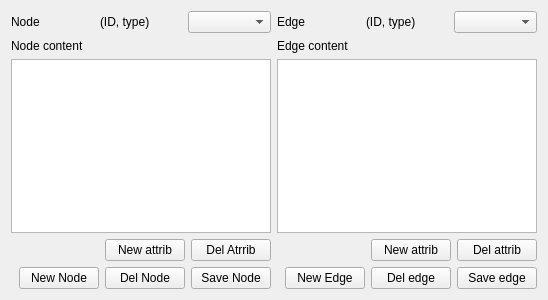
<?xml version="1.0" encoding="UTF-8"?>
<ui version="4.0">
 <class>AttributeBrowserWidget</class>
 <widget class="QWidget" name="AttributeBrowserWidget">
  <property name="geometry">
   <rect>
    <x>0</x>
    <y>0</y>
    <width>548</width>
    <height>300</height>
   </rect>
  </property>
  <property name="windowTitle">
   <string>Form</string>
  </property>
  <layout class="QHBoxLayout" name="horizontalLayout_5">
   <item>
    <layout class="QVBoxLayout" name="verticalLayout">
     <item>
      <layout class="QHBoxLayout" name="horizontalLayout">
       <item>
        <widget class="QLabel" name="label">
         <property name="text">
          <string>Node</string>
         </property>
        </widget>
       </item>
       <item>
        <widget class="QLabel" name="node_id_label">
         <property name="text">
          <string>(ID, type)</string>
         </property>
        </widget>
       </item>
       <item>
        <widget class="QComboBox" name="node_cb"/>
       </item>
      </layout>
     </item>
     <item>
      <widget class="QLabel" name="label_2">
       <property name="text">
        <string>Node content</string>
       </property>
      </widget>
     </item>
     <item>
      <widget class="QTableWidget" name="node_attrib_tw"/>
     </item>
     <item>
      <layout class="QHBoxLayout" name="horizontalLayout_6">
       <item>
        <spacer name="horizontalSpacer_3">
         <property name="orientation">
          <enum>Qt::Horizontal</enum>
         </property>
         <property name="sizeHint" stdset="0">
          <size>
           <width>40</width>
           <height>20</height>
          </size>
         </property>
        </spacer>
       </item>
       <item>
        <widget class="QPushButton" name="new_node_attrib_pb">
         <property name="text">
          <string>New attrib</string>
         </property>
        </widget>
       </item>
       <item>
        <widget class="QPushButton" name="del_node_attrib_pb">
         <property name="text">
          <string>Del Atrrib</string>
         </property>
        </widget>
       </item>
      </layout>
     </item>
     <item>
      <layout class="QHBoxLayout" name="horizontalLayout_3">
       <item>
        <spacer name="horizontalSpacer">
         <property name="orientation">
          <enum>Qt::Horizontal</enum>
         </property>
         <property name="sizeHint" stdset="0">
          <size>
           <width>40</width>
           <height>20</height>
          </size>
         </property>
        </spacer>
       </item>
       <item>
        <widget class="QPushButton" name="new_node_pb">
         <property name="text">
          <string>New Node</string>
         </property>
        </widget>
       </item>
       <item>
        <widget class="QPushButton" name="del_node_pb">
         <property name="text">
          <string>Del Node</string>
         </property>
        </widget>
       </item>
       <item>
        <widget class="QPushButton" name="save_node_pb">
         <property name="text">
          <string>Save Node</string>
         </property>
        </widget>
       </item>
      </layout>
     </item>
    </layout>
   </item>
   <item>
    <layout class="QVBoxLayout" name="verticalLayout_2">
     <item>
      <layout class="QHBoxLayout" name="horizontalLayout_2">
       <item>
        <widget class="QLabel" name="label_3">
         <property name="text">
          <string>Edge</string>
         </property>
        </widget>
       </item>
       <item>
        <widget class="QLabel" name="edge_id_label">
         <property name="text">
          <string>(ID, type)</string>
         </property>
        </widget>
       </item>
       <item>
        <widget class="QComboBox" name="edge_cb"/>
       </item>
      </layout>
     </item>
     <item>
      <widget class="QLabel" name="label_4">
       <property name="text">
        <string>Edge content</string>
       </property>
      </widget>
     </item>
     <item>
      <widget class="QTableWidget" name="edge_attrib_tw"/>
     </item>
     <item>
      <layout class="QHBoxLayout" name="horizontalLayout_7">
       <item>
        <spacer name="horizontalSpacer_4">
         <property name="orientation">
          <enum>Qt::Horizontal</enum>
         </property>
         <property name="sizeHint" stdset="0">
          <size>
           <width>40</width>
           <height>20</height>
          </size>
         </property>
        </spacer>
       </item>
       <item>
        <widget class="QPushButton" name="new_edge_attrib_pb">
         <property name="text">
          <string>New attrib</string>
         </property>
        </widget>
       </item>
       <item>
        <widget class="QPushButton" name="del_edge_attrib_pb">
         <property name="text">
          <string>Del attrib</string>
         </property>
        </widget>
       </item>
      </layout>
     </item>
     <item>
      <layout class="QHBoxLayout" name="horizontalLayout_4">
       <item>
        <spacer name="horizontalSpacer_2">
         <property name="orientation">
          <enum>Qt::Horizontal</enum>
         </property>
         <property name="sizeHint" stdset="0">
          <size>
           <width>40</width>
           <height>20</height>
          </size>
         </property>
        </spacer>
       </item>
       <item>
        <widget class="QPushButton" name="new_edge_pb">
         <property name="text">
          <string>New Edge</string>
         </property>
        </widget>
       </item>
       <item>
        <widget class="QPushButton" name="del_edge_pb">
         <property name="text">
          <string>Del edge</string>
         </property>
        </widget>
       </item>
       <item>
        <widget class="QPushButton" name="save_edge_pb">
         <property name="text">
          <string>Save edge</string>
         </property>
        </widget>
       </item>
      </layout>
     </item>
    </layout>
   </item>
  </layout>
 </widget>
 <resources/>
 <connections/>
</ui>
